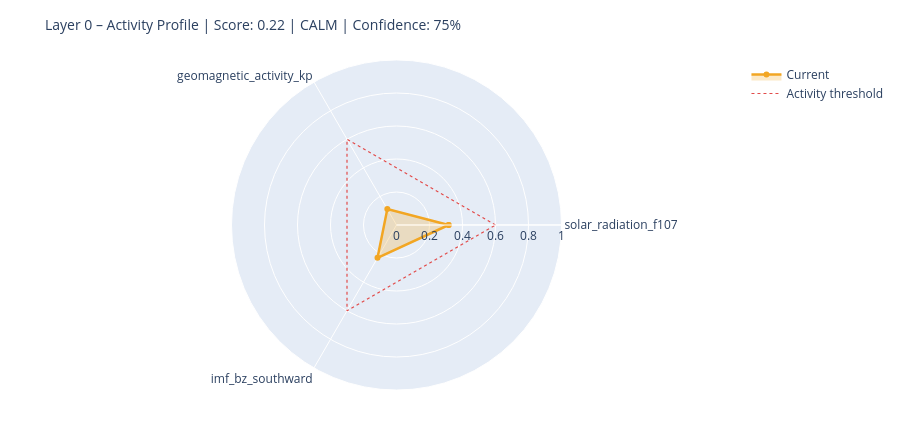

Here is the notebook cell this chart was saved with:
### Markdown cell above
---
## 6. State Assessment & Handoff to Layer 1

### Code cell
# ============================================================
# STEP 1 – Collect raw values with source modes
# Mode: 'primary' | 'fallback_3h' | 'last_valid' | 'missing'
# ============================================================

def safe_last(df, col):
    if df is None or col not in df.columns: return None
    s = df[col].dropna()
    return float(s.iloc[-1]) if not s.empty else None

f107_now = safe_last(df_f107, 'f10.7')
bz_now   = safe_last(df_mag,  'bz_gsm')
kp_now   = safe_last(df_kp,   'kp')
sw_now   = safe_last(df_sw,   'speed')

source_modes = {
    'F10.7':    'primary'  if f107_now is not None else 'missing',
    'Kp':       'primary'  if kp_now   is not None else 'missing',
    'IMF_Bz':   'primary'  if bz_now   is not None else 'missing',
    'SW_speed': 'primary'  if sw_now   is not None else 'missing',
}

# Kp Fallback – 3h endpoint
if kp_now is None:
    try:
        r = requests.get(
            'https://services.swpc.noaa.gov/json/noaa-planetary-k-index.json',
            timeout=10)
        r.raise_for_status()
        fb = pd.DataFrame(r.json())
        tc = next((c for c in fb.columns if 'time' in c.lower()), fb.columns[0])
        kc = next((c for c in fb.columns if 'kp' in c.lower() and c != tc), None)
        if kc:
            fb[kc] = fb[kc].astype(str).str.extract(r'([0-9]+(?:\.[0-9]*)?)')[0]
            fb[kc] = pd.to_numeric(fb[kc], errors='coerce')
            fb = fb[fb[kc] >= 0].dropna(subset=[kc])
            if not fb.empty:
                kp_now = float(fb[kc].iloc[-1])
                source_modes['Kp'] = 'fallback_3h'
                print(f'  Kp fallback (3h): {kp_now:.1f}')
    except Exception as e:
        print(f'  Kp fallback failed: {e}')

# Solar Wind Fallback – last valid value
if sw_now is None and df_sw is not None and 'speed' in df_sw.columns:
    s = df_sw['speed'].dropna()
    if not s.empty:
        sw_now = float(s.iloc[-1])
        source_modes['SW_speed'] = 'last_valid'
        print(f'  SW fallback (last_valid): {sw_now:.0f} km/s')

print()
print('Source modes:', source_modes)

# ============================================================
# STEP 2 – Score from available components only
# ============================================================

def norm(v, lo, hi):
    if v is None: return None
    return max(0.0, min(1.0, (v - lo) / (hi - lo)))

COMPONENTS = {
    'solar_radiation_f107':    (f107_now, norm(f107_now, 60, 250)),
    'geomagnetic_activity_kp': (kp_now,   norm(kp_now,   0,   9)),
    'imf_bz_southward':        (bz_now,   norm(-(bz_now or 0) if bz_now else None, -5, 30)
                                           if bz_now is not None else None),
    'solar_wind_speed':        (sw_now,   norm(sw_now, 300, 800)),
}

available   = {k: v[1] for k, v in COMPONENTS.items() if v[1] is not None}
unavailable = [k for k, v in COMPONENTS.items() if v[1] is None]

layer0_score = round(sum(available.values()) / len(available), 4) if available else None
confidence   = round(len(available) / len(COMPONENTS), 2)

level = ('unknown'  if layer0_score is None
         else 'calm'     if layer0_score < 0.3
         else 'moderate' if layer0_score < 0.6
         else 'active')

# ============================================================
# STEP 3 – Dominant Driver
# ============================================================

def dominant_driver(kp, f107, bz, sw):
    candidates = []
    if kp   is not None and kp   >= 4:   candidates.append(('geomagnetic',    kp / 9))
    if sw   is not None and sw   >= 500:  candidates.append(('solar_wind',     sw / 800))
    if bz   is not None and bz   <= -5:   candidates.append(('imf_southward',  abs(bz) / 30))
    if f107 is not None and f107 >= 150:  candidates.append(('solar_radiation',f107 / 250))
    return max(candidates, key=lambda x: x[1])[0] if candidates else 'none'

driver = dominant_driver(kp_now, f107_now, bz_now, sw_now)

# ============================================================
# STEP 4 – Downstream expectations
# ============================================================

def downstream_expectation(driver, score, kp, bz, f107):
    exp = {
        'magnetosphere':        'calm',
        'ionosphere':           'calm',
        'schumann_resonance':   'unchanged',
        'lithosphere_currents': 'low',
    }
    if driver == 'geomagnetic' or (kp and kp >= 5):
        exp['magnetosphere']        = 'compressed / storm'
        exp['ionosphere']           = 'elevated disturbance (TEC variability)'
        exp['schumann_resonance']   = 'elevated amplitude possible'
        exp['lithosphere_currents'] = 'elevated induction currents'
    elif driver == 'imf_southward' or (bz and bz <= -5):
        exp['magnetosphere']        = 'energy coupling active'
        exp['ionosphere']           = 'elevated electron density possible'
        exp['schumann_resonance']   = 'slight modulation possible'
    elif driver == 'solar_radiation' or (f107 and f107 >= 150):
        exp['ionosphere']           = 'elevated ionization (F-layer)'
        exp['schumann_resonance']   = 'slightly elevated background activity'
    return exp

downstream = downstream_expectation(driver, layer0_score, kp_now, bz_now, f107_now)

# ============================================================
# CONSOLE OUTPUT
# ============================================================

W = 58
print('=' * W)
print('LAYER 0 – STATE ASSESSMENT')
print('=' * W)
for name, (raw_v, score_v) in COMPONENTS.items():
    if score_v is not None:
        bar = '█' * int(score_v * 20) + '░' * (20 - int(score_v * 20))
        print(f'  {name:<35}  {bar}  {score_v:.2f}')
    else:
        print(f'  {name:<35}  {"─" * 20}  n/a')
print('-' * W)
print(f'  Score ({len(available)}/{len(COMPONENTS)} components):  {layer0_score:.3f}')
print(f'  Confidence:         {confidence:.0%}')
print(f'  Level:              {level.upper()}')
print(f'  Dominant Driver:    {driver}')

# Radar chart
cats = list(available.keys())
vals = list(available.values())
if len(cats) >= 3:
    fig = go.Figure()
    fig.add_trace(go.Scatterpolar(
        r=vals + [vals[0]], theta=cats + [cats[0]],
        fill='toself', fillcolor='rgba(242,166,35,0.25)',
        line=dict(color='#F2A623', width=2.5), name='Current'
    ))
    fig.add_trace(go.Scatterpolar(
        r=[0.6] * (len(cats) + 1), theta=cats + [cats[0]],
        line=dict(color='#E24B4A', dash='dot', width=1.2),
        mode='lines', name='Activity threshold'
    ))
    fig.update_layout(
        title=dict(text=f'Layer 0 – Activity Profile | Score: {layer0_score:.2f} | {level.upper()} | Confidence: {confidence:.0%}',
                   font=dict(size=14)),
        polar=dict(radialaxis=dict(visible=True, range=[0, 1])),
        height=430, showlegend=True,
        margin=dict(l=60, r=60, t=60, b=40)
    )
    fig.show()

### Figure 1 — Plotly figure (JSON) as saved in the notebook; plotly's stock layout.template omitted (floating-point values rounded to 4 significant figures)
{"data": [{"fill": "toself", "fillcolor": "rgba(242,166,35,0.25)", "line": {"color": "#F2A623", "width": 2.5}, "name": "Current", "r": [0.3158, 0.1111, 0.23, 0.3158], "theta": ["solar_radiation_f107", "geomagnetic_activity_kp", "imf_bz_southward", "solar_radiation_f107"], "type": "scatterpolar"}, {"line": {"color": "#E24B4A", "dash": "dot", "width": 1.2}, "mode": "lines", "name": "Activity threshold", "r": [0.6, 0.6, 0.6, 0.6], "theta": ["solar_radiation_f107", "geomagnetic_activity_kp", "imf_bz_southward", "solar_radiation_f107"], "type": "scatterpolar"}], "layout": {"height": 430, "margin": {"b": 40, "l": 60, "r": 60, "t": 60}, "polar": {"radialaxis": {"range": [0, 1], "visible": true}}, "showlegend": true, "title": {"font": {"size": 14}, "text": "Layer 0 – Activity Profile | Score: 0.22 | CALM | Confidence: 75%"}}}
